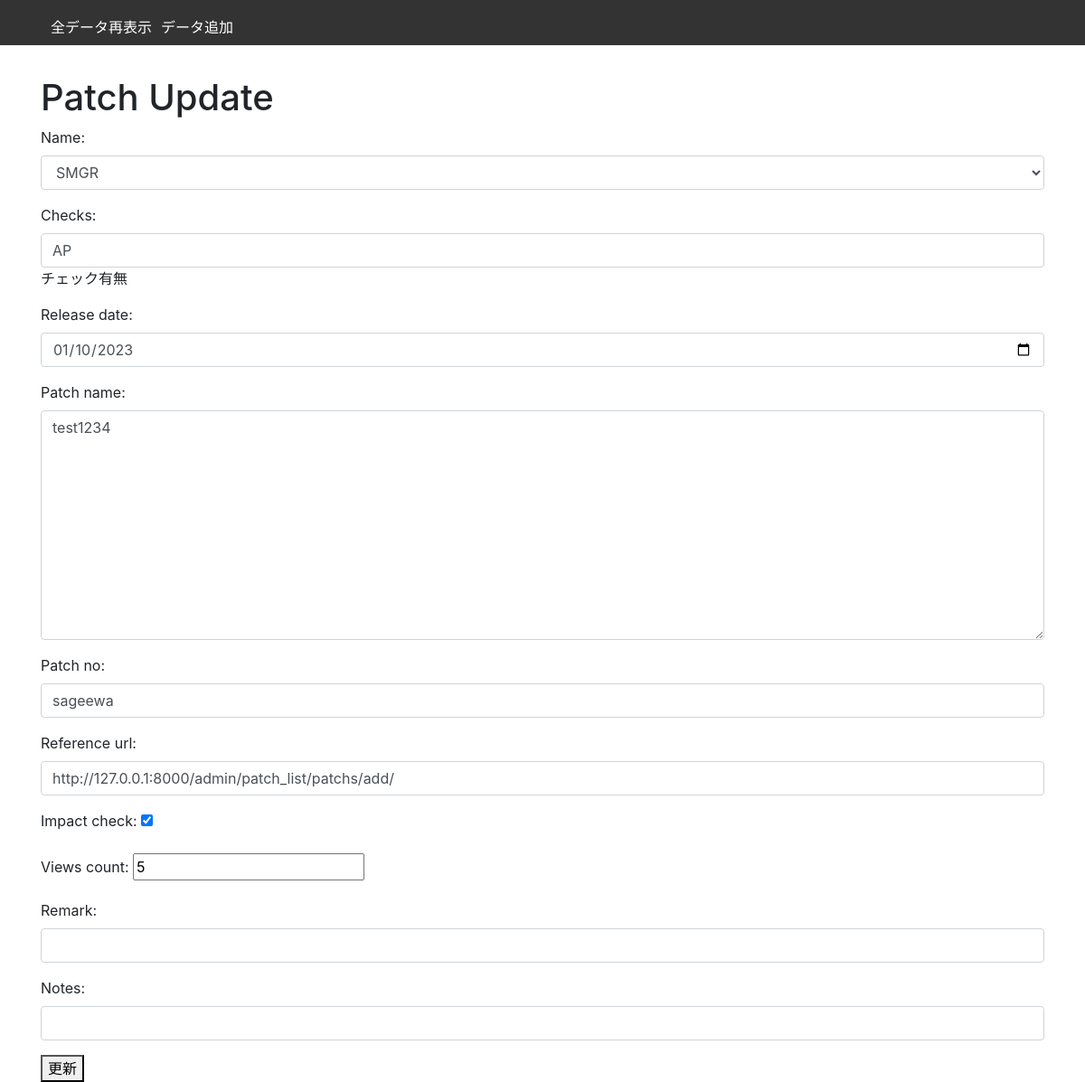
Before: /patch/update/14/ with the older database file.
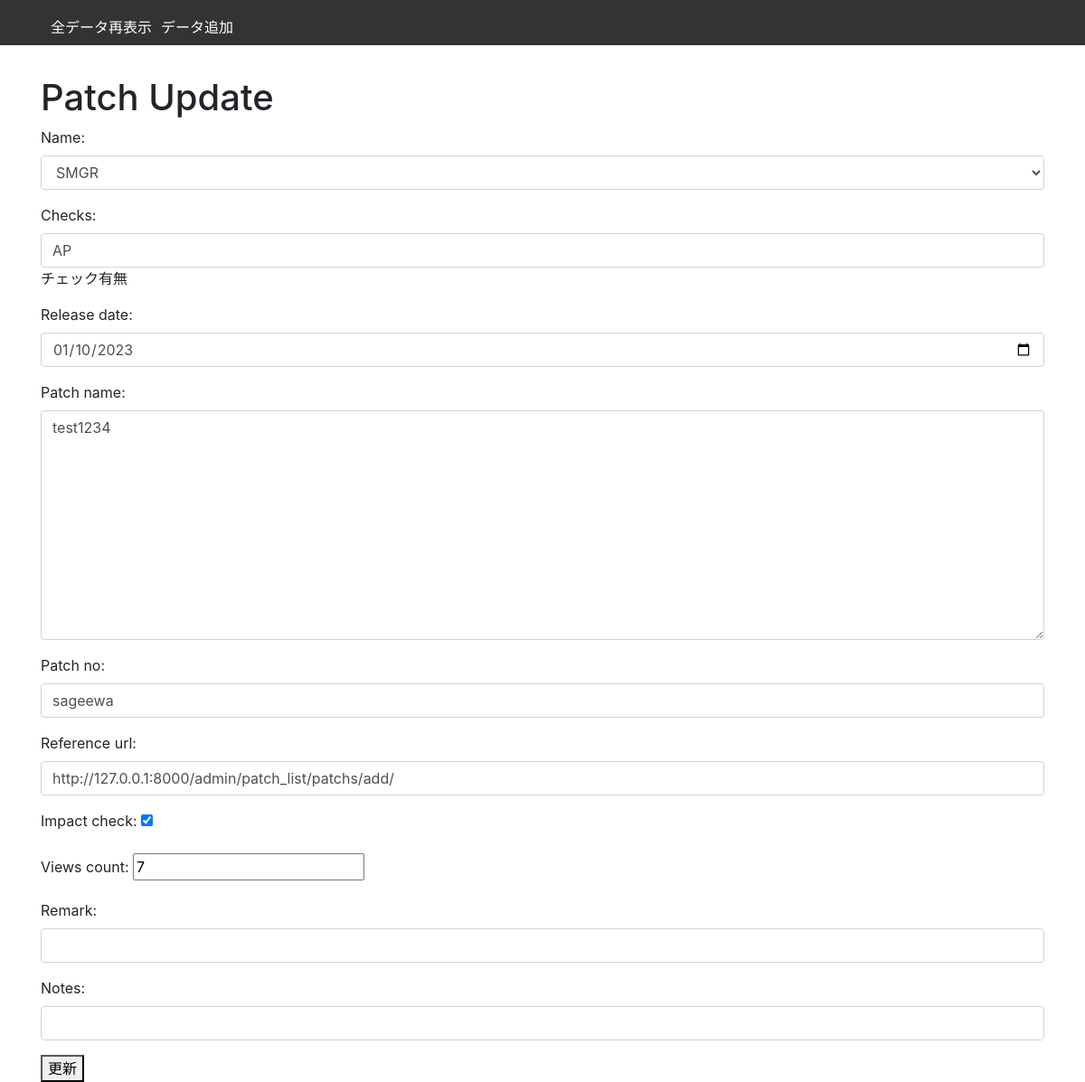
After: the same page with the newer database file.
### patch_list/models.py (models this page shows, shortened)
class Patchs(models.Model):
    name = models.CharField(max_length=100)
    checks = models.CharField(max_length=100,help_text='チェック有無')
    release_date = models.DateField()
    patch_name = models.CharField(max_length=100)
    patch_no = models.CharField(max_length=100)
    reference_url = models.URLField()
    updated_at = models.DateTimeField(auto_now=True)
    impact_check = models.BooleanField(default=False)
    created_at = models.DateTimeField(auto_now_add=True)
    views_count = models.IntegerField(default=0)
    Remark = models.TextField(max_length=10000, blank=True)
    Notes = models.TextField(max_length=10000, blank=True)
    class Meta:
        ordering = ['-updated_at']
        db_table = "patchlists"

### patch_list/views.py (the view)
# urls.py: path('update/<int:pk>/', patch_update, name='update'),
def patch_update(request, pk):
    patch = Patchs.objects.get(pk=pk)
    if request.method == 'POST':
        form = PatchForm(request.POST, instance=patch)
        if form.is_valid():
            form.save()
            return redirect('patch_list:list')
    else:
        form = PatchForm(instance=patch)
    return render(request, 'patch/patch_update.html', {'form': form})

### patch_list/forms.py
class PatchForm(forms.ModelForm):
    application_choices = [('ACM', 'ACM'), ('CMS', 'CMS'), ('AES', 'AES'), ('SMGR', 'SMGR')]
    name = forms.ChoiceField(choices=application_choices,
                             widget=forms.Select(attrs={'class': 'form-control'}))
    class Meta:
        model = Patchs
        fields = '__all__'
        widgets = {
            'checks': forms.TextInput(attrs={'class': 'form-control'}),
            'release_date': forms.DateInput(attrs={'type': 'date', 'class': 'form-control'}),
            'patch_name': forms.Textarea(attrs={'class': 'form-control'}),
            'patch_no': forms.TextInput(attrs={'class': 'form-control'}),
            'reference_url': forms.URLInput(attrs={'class': 'form-control'}),
            'patch_no': forms.TextInput(attrs={'class': 'form-control'}),
            'reference_url': forms.URLInput(attrs={'class': 'form-control'}),
            'Notes': forms.URLInput(attrs={'class': 'form-control'}),
            'Remark': forms.URLInput(attrs={'class': 'form-control'}),
        }

### templates/patch/patch_update.html (shortened to what this page needs)
{% extends 'base_for_patch.html' %}
{% block content %}
    <h1>Patch Update</h1>
    <form method="POST">
        {{ form.as_p }}
        <button type="submit">更新</button>
    </form>
{% endblock %}

Changed rows visible on the page:
changed Patchs "SMGR": views_count "5" → "7"
